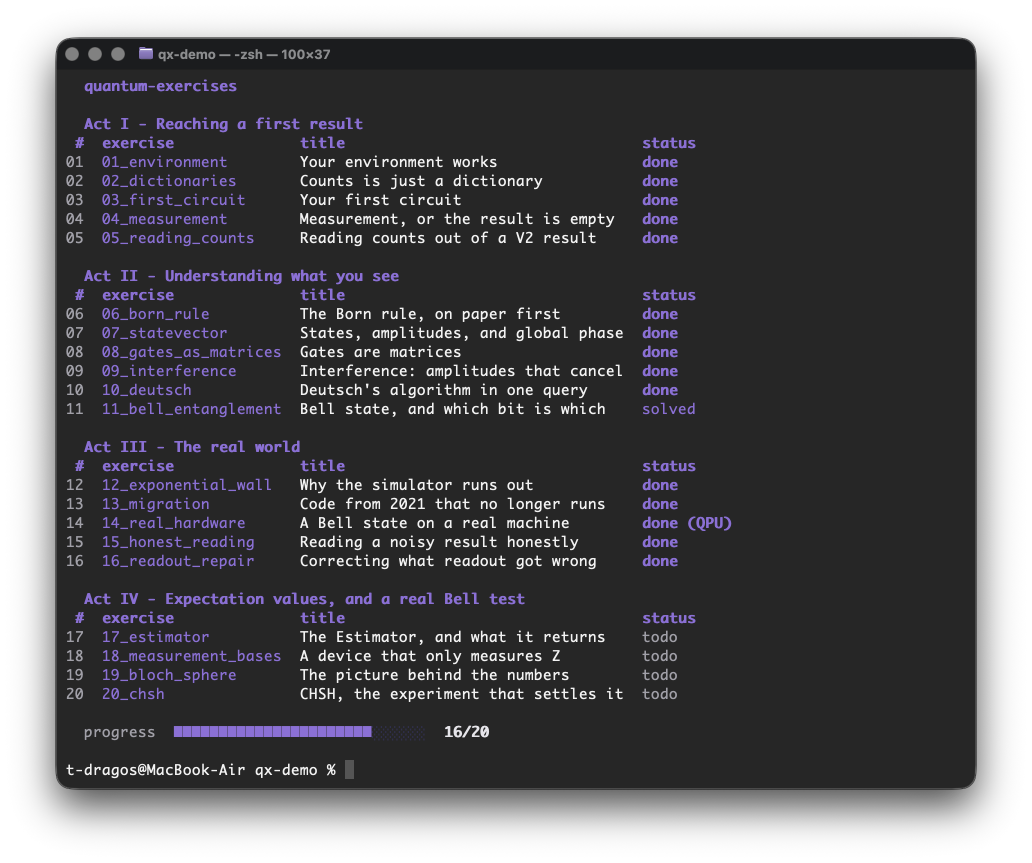
#> input picture readme-assets/01-qx-list.png, 2064 x 1726 px, given in place of 05-vscode-split.png, which was not available (shown at 1/2 size)
$ python make_images.py
#> lines starting #> are read from the running program, lines starting #| are printed output that depends on the picture; pictures that were not available may be replaced by others from this repository, and a replacement may not be noted
"""Makes the screenshots the website shows from the repository's readme-assets, as WebP at the
widths the page asks for, into website/static/images. Run it again only when a screenshot changes:
uv run --with pillow python website/tools/make_images.py

A screenshot of a macOS window carries the shadow macOS draws around it, on a transparent margin.
The page draws its own shadow, so each picture is cut to the window, and its rounded corners stay
transparent rather than turning into black ones."""

from pathlib import Path

from PIL import Image

repo = Path(__file__).resolve().parents[2]
images = repo / "website/static/images"
images.mkdir(parents=True, exist_ok=True)
SHOTS = ["05-vscode-split", "07-qx-watch", "06-vscode-notebook", "08-real-hardware", "04-qx-doctor"]
for name in SHOTS:
    im = Image.open(repo / "readme-assets" / f"{name}.png").convert("RGBA")
#> im is the input picture: PIL image 2064x1726 RGBA; mean R, G, B, A 10, 9.4, 12, 178
    im = im.crop(im.getchannel("A").point(lambda a: 255 if a == 255 else 0).getbbox())
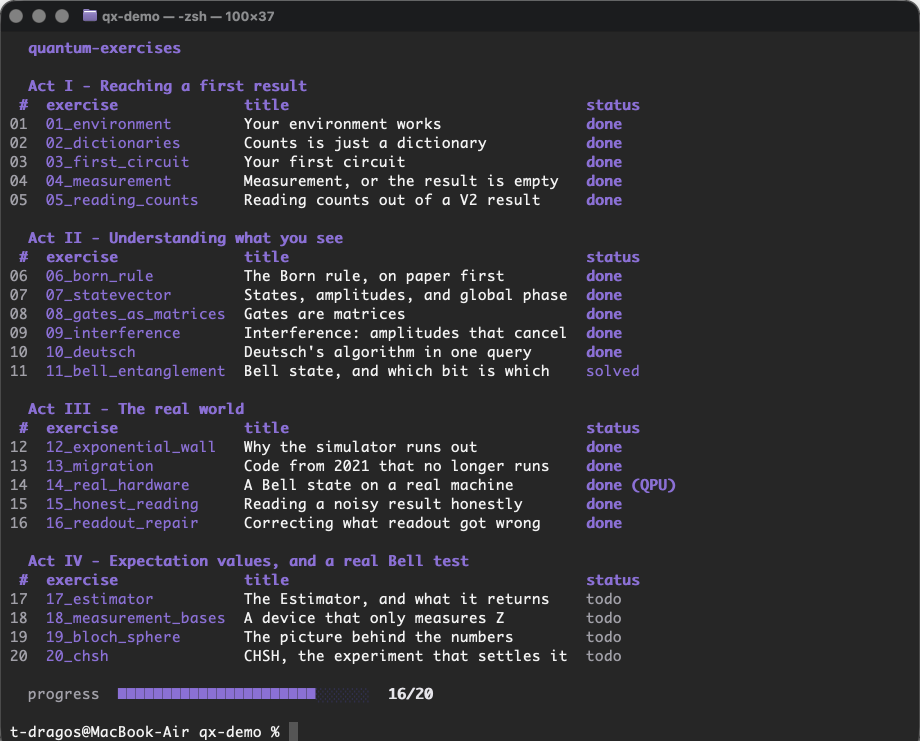
#> im: PIL image 1840x1482 RGBA (shown at 1/2 size); mean R, G, B, A 13, 12.1, 15.6, 221; transparent parts drawn white
    # Scaled with the alpha premultiplied, or the transparent corners bleed a dark fringe
    # into the edge.
    premultiplied = im.convert("RGBa")
    for old in images.glob(f"{name}-*.webp"):
        old.unlink()
    for w in sorted({800, 1200, min(1600, im.width)}):
        h = round(im.height * w / im.width)
        resized = premultiplied.resize((w, h), Image.LANCZOS).convert("RGBA")
        resized.save(images / f"{name}-{w}.webp", "WEBP", quality=80, alpha_quality=90, method=6)
#> this loop made 3 passes
#> pass 1, `resized = premultiplied.resize((w, h), Image.LANCZOS).convert("RGBA")`:
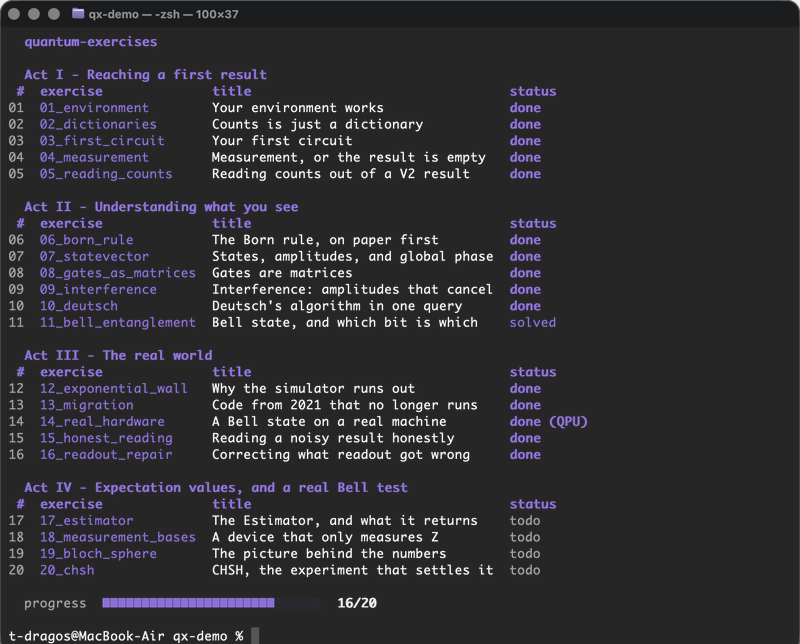
#> resized: PIL image 800x644 RGBA; mean R, G, B, A 13.8, 12.9, 16.6, 221; transparent parts drawn white
#> pass 2, `resized = premultiplied.resize((w, h), Image.LANCZOS).convert("RGBA")`:
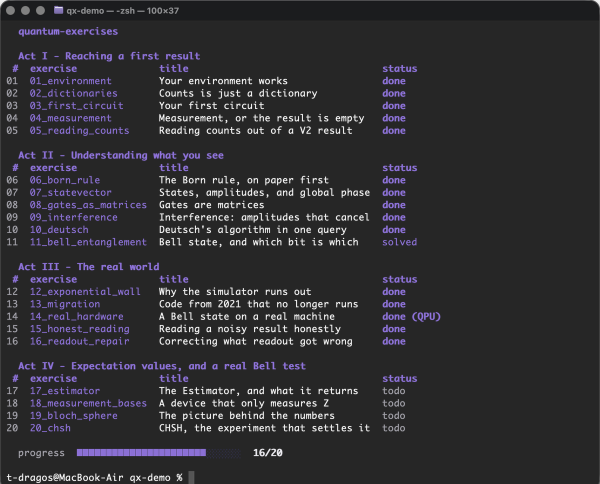
#> resized: PIL image 1200x967 RGBA (shown at 1/2 size); mean R, G, B, A 13.4, 12.5, 16.2, 221; transparent parts drawn white
#> pass 3, `resized = premultiplied.resize((w, h), Image.LANCZOS).convert("RGBA")`:
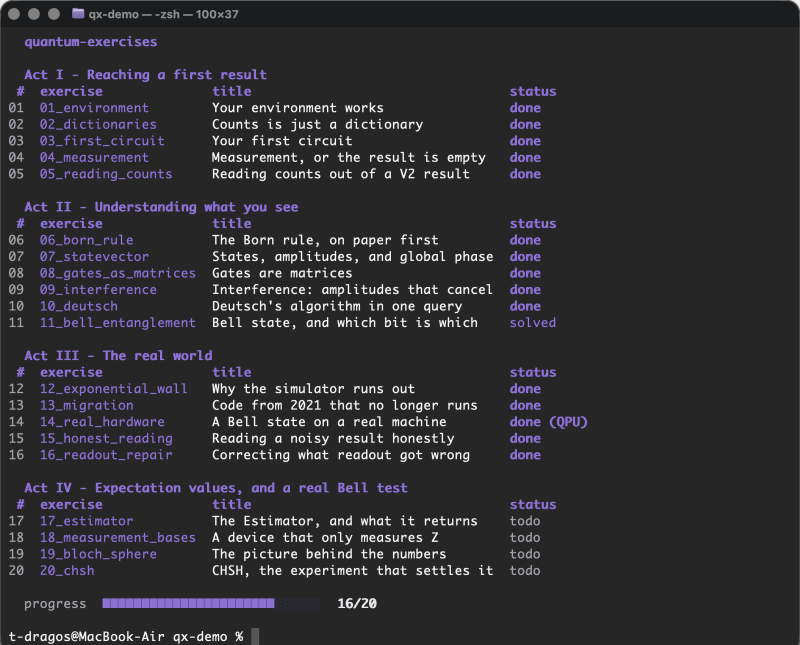
#> resized: PIL image 1600x1289 RGBA (shown at 1/2 size); mean R, G, B, A 13.3, 12.4, 16, 221; transparent parts drawn white
    print(name, im.size)
#| 05-vscode-split (1840, 1482)
#> pass 2 of the loop `for name in SHOTS:`:
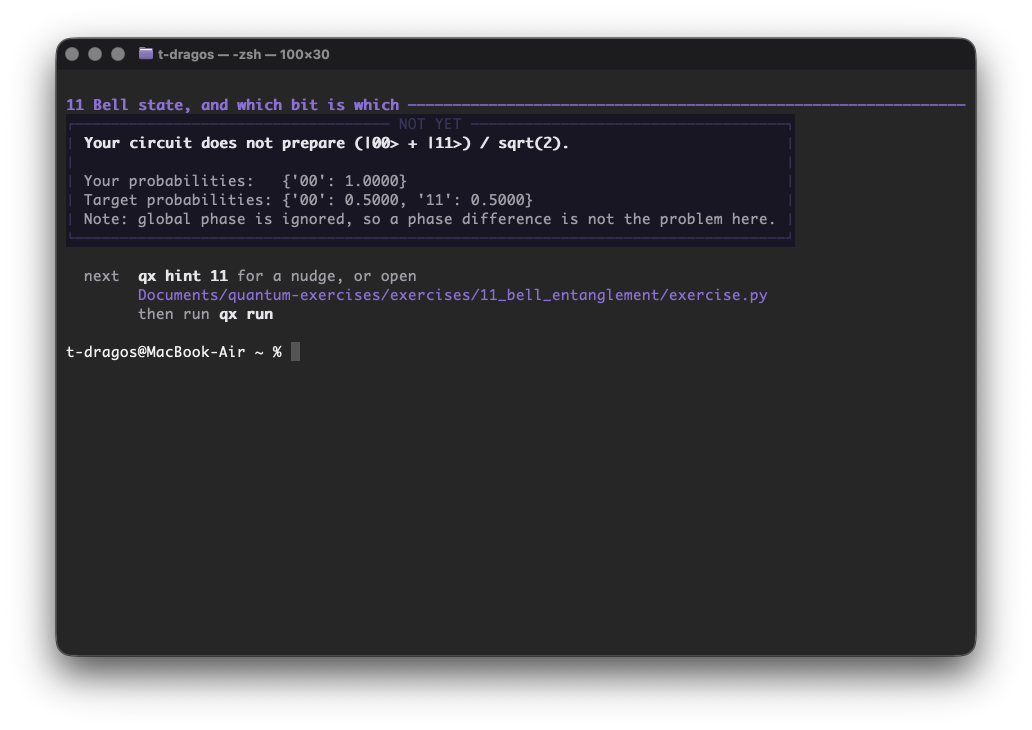
#> input picture readme-assets/02-qx-run-fail.png, 2064 x 1460 px, given in place of 07-qx-watch.png, which was not available (shown at 1/2 size)
#> im is the input picture: PIL image 2064x1460 RGBA; mean R, G, B, A 7.3, 7, 9.2, 177.8
#> `im = im.crop(im.getchannel("A").point(lambda a: 255 if a == 255 else 0..`:
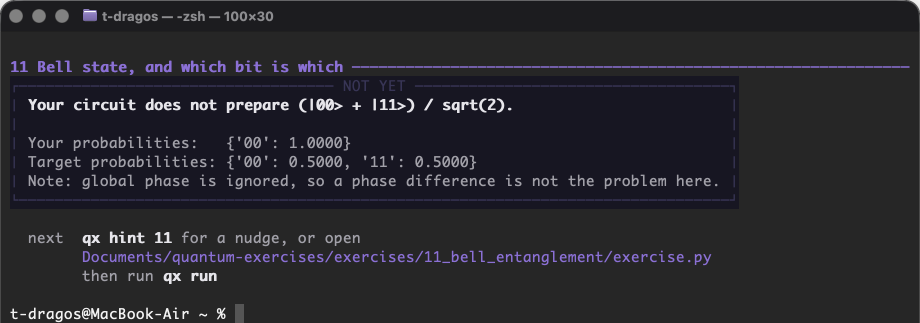
#> im: PIL image 1840x646 RGBA (shown at 1/2 size); mean R, G, B, A 18.1, 17.4, 23.1, 234; transparent parts drawn white
#> premultiplied: PIL image 1840x646 RGBa
#> the loop `for w in sorted({800, 1200, min(1600, im.width)}):` made 3 passes
#> pass 2, `resized = premultiplied.resize((w, h), Image.LANCZOS).convert("RGBA")`:
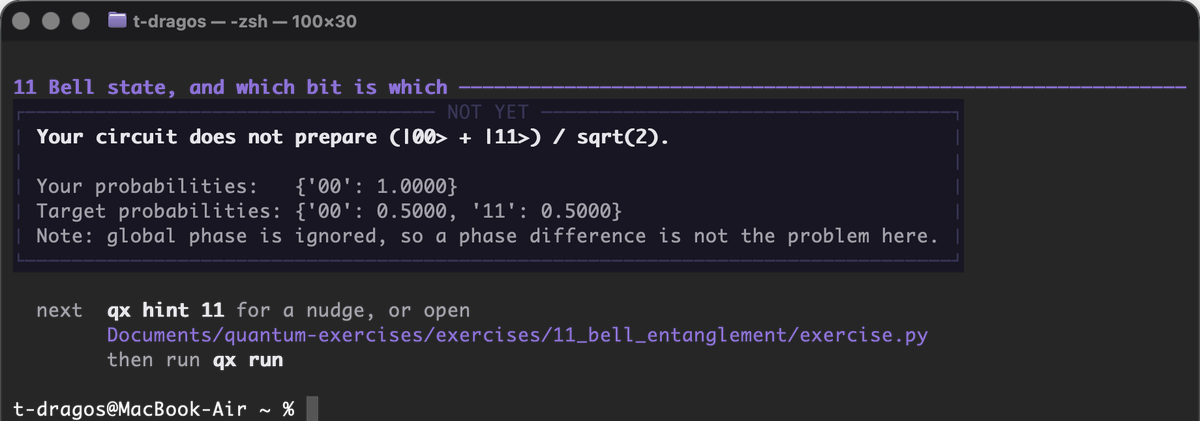
#> resized: PIL image 1200x421 RGBA; mean R, G, B, A 18.3, 17.5, 23.3, 233.9; transparent parts drawn white
#| 07-qx-watch (1840, 646)
#> (the run stopped early here; a loop or call above may not have finished)
